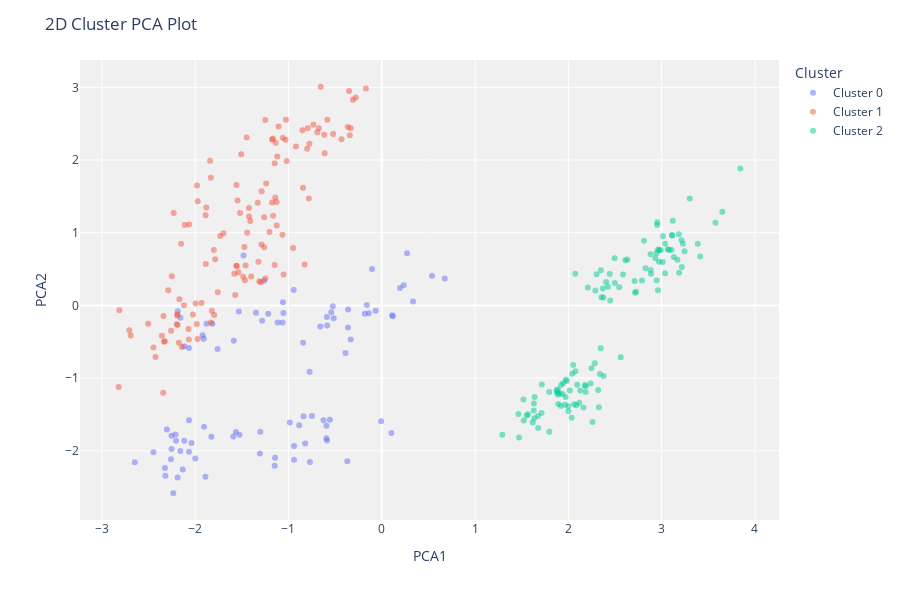
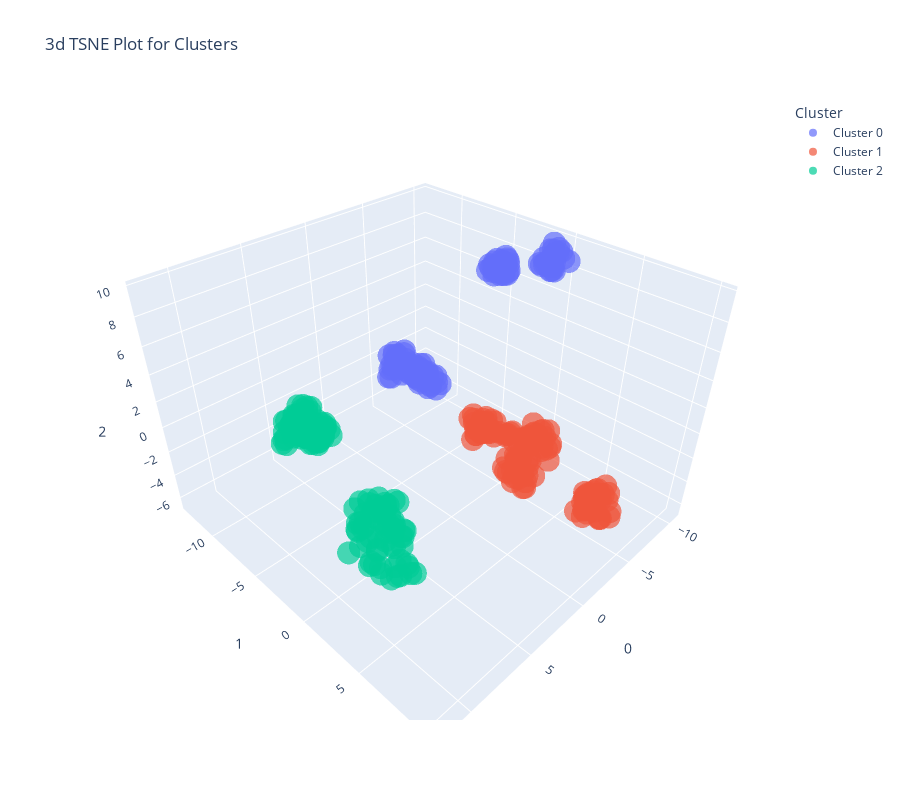

The cell these charts' notebook holds for them, in order:
### Code cell
evaluate_model(model)

### Figure 1 — Plotly figure (JSON) as saved in the notebook; plotly's stock layout.template omitted (floating-point values rounded to 4 significant figures)
{"data": [{"customdata": [["Torgersen"], ["Torgersen"], ["Torgersen"], ["Torgersen"], ["Torgersen"], ["Torgersen"], ["Torgersen"], ["Torgersen"], ["Torgersen"], ["Torgersen"], ["Torgersen"], ["Torgersen"], ["Torgersen"], ["Torgersen"], ["Torgersen"], ["Torgersen"], ["Torgersen"], ["Torgersen"], ["Torgersen"], ["Biscoe"], ["Torgersen"], ["Biscoe"], ["Biscoe"], ["Biscoe"], ["Torgersen"], ["Torgersen"], ["Torgersen"], ["Biscoe"], ["Torgersen"], ["Torgersen"], ["Torgersen"], ["Torgersen"], ["Torgersen"], ["Torgersen"], ["Torgersen"], ["Torgersen"], ["Torgersen"], ["Biscoe"], ["Biscoe"], ["Biscoe"], ["Biscoe"], ["Biscoe"], ["Biscoe"], ["Biscoe"], ["Biscoe"], ["Biscoe"], ["Biscoe"], ["Biscoe"], ["Biscoe"], ["Biscoe"], ["Biscoe"], ["Biscoe"], ["Biscoe"], ["Biscoe"], ["Biscoe"], ["Biscoe"], ["Biscoe"], ["Biscoe"], ["Biscoe"], ["Biscoe"], ["Biscoe"], ["Biscoe"], ["Biscoe"], ["Biscoe"], ["Biscoe"], ["Torgersen"], ["Torgersen"], ["Torgersen"], ["Torgersen"], ["Torgersen"], ["Torgersen"], ["Torgersen"], ["Torgersen"], ["Torgersen"], ["Torgersen"], ["Torgersen"], ["Torgersen"], ["Torgersen"], ["Torgersen"], ["Biscoe"], ["Biscoe"], ["Torgersen"], ["Biscoe"], ["Biscoe"], ["Biscoe"], ["Biscoe"], ["Biscoe"], ["Biscoe"], ["Biscoe"], ["Biscoe"], ["Biscoe"]], "hovertemplate": "Cluster=Cluster 0<br>PCA1=%{x}<br>PCA2=%{y}<br>Feature=%{customdata[0]}<extra></extra>", "legendgroup": "Cluster 0", "marker": {"color": "#636efa", "opacity": 0.5, "symbol": "circle"}, "mode": "markers", "name": "Cluster 0", "orientation": "v", "showlegend": true, "textposition": "top center", "type": "scatter", "x": [-2.067, -2.117, -1.532, -1.76, -2.212, -0.5882, -2.32, -1.349, -1.89, -2.117, -1.525, -1.054, -1.999, -0.9442, -1.592, -1.586, -2.448, -1.059, -2.188, -0.1599, -1.283, 0.1188, -1.144, 0.1112, -0.5255, -2.067, -1.063, -0.5939, -2.235, -1.116, -2.254, -1.921, -2.324, -1.91, -2.133, -1.879, -2.26, 0.3349, -0.7738, -0.5875, 0.2357, 0.2714, 0.1026, 0.6752, -0.9401, -0.541, -0.006628, -0.6582, -0.985, -0.3611, -0.7703, 0.5383, -0.5564, -0.1048, -0.3695, -0.3626, -1.564, -0.7494, -0.585, -0.8853, -0.3885, -0.3324, -0.8381, -0.8432, -1.302, -1.482, -2.648, -1.262, -2.066, -2.159, -1.816, -2.188, -2.254, -1.217, -2.205, -2.158, -2.304, -1.906, -1.827, -0.515, -0.9399, -2.04, -0.6245, -1.148, -0.139, -0.5935, -0.1816, -1.307, 0.1949, -0.821, -0.06501], "xaxis": "x", "y": [-0.5866, -1.862, -0.08387, -0.6, -1.777, -0.1605, -2.343, -0.1014, -2.358, -0.5612, -1.781, -0.1031, -2.107, 0.2133, -1.804, -0.4875, -2.019, 0.04272, -2.367, 0.004795, -0.21, -0.1507, -2.098, -0.1356, -0.01258, -2.013, -0.2365, -1.828, -2.585, -0.2351, -1.976, -0.4112, -2.238, -0.4585, -2.259, -0.254, -2.118, 0.05236, -0.9135, -1.86, 0.2773, 0.7176, -1.757, 0.3683, -1.936, -0.09372, -1.595, -0.2893, -1.612, -0.05702, -2.154, 0.4085, -1.573, 0.5022, -2.145, -0.3034, -1.741, -1.52, -0.278, -1.648, -0.6556, -0.4703, -1.527, -0.5135, -1.738, 0.6873, -2.158, 0.3382, -1.579, -2.003, -0.2512, -0.08093, -1.793, -0.1151, -1.862, -0.1704, -1.706, -1.669, -1.809, -0.1769, -2.124, -1.894, -1.579, -2.205, -0.1092, -1.655, -0.1161, -2.038, 0.2409, -1.899, -0.07409], "yaxis": "y"}, {"customdata": [["Dream"], ["Dream"], ["Dream"], ["Dream"], ["Dream"], ["Dream"], ["Dream"], ["Dream"], ["Dream"], ["Dream"], ["Dream"], ["Dream"], ["Dream"], ["Dream"], ["Dream"], ["Dream"], ["Dream"], ["Dream"], ["Dream"], ["Dream"], ["Dream"], ["Dream"], ["Dream"], ["Dream"], ["Dream"], ["Dream"], ["Dream"], ["Dream"], ["Dream"], ["Dream"], ["Dream"], ["Dream"], ["Dream"], ["Dream"], ["Dream"], ["Dream"], ["Dream"], ["Dream"], ["Dream"], ["Dream"], ["Dream"], ["Dream"], ["Dream"], ["Dream"], ["Dream"], ["Dream"], ["Dream"], ["Dream"], ["Dream"], ["Dream"], ["Dream"], ["Dream"], ["Dream"], ["Dream"], ["Dream"], ["Dream"], ["Dream"], ["Dream"], ["Dream"], ["Dream"], ["Dream"], ["Dream"], ["Dream"], ["Dream"], ["Dream"], ["Dream"], ["Dream"], ["Dream"], ["Dream"], ["Dream"], ["Dream"], ["Dream"], ["Dream"], ["Dream"], ["Dream"], ["Dream"], ["Dream"], ["Dream"], ["Dream"], ["Dream"], ["Dream"], ["Dream"], ["Dream"], ["Dream"], ["Dream"], ["Dream"], ["Dream"], ["Dream"], ["Dream"], ["Dream"], ["Dream"], ["Dream"], ["Dream"], ["Dream"], ["Dream"], ["Dream"], ["Dream"], ["Dream"], ["Dream"], ["Dream"], ["Dream"], ["Dream"], ["Dream"], ["Dream"], ["Dream"], ["Dream"], ["Dream"], ["Dream"], ["Dream"], ["Dream"], ["Dream"], ["Dream"], ["Dream"], ["Dream"], ["Dream"], ["Dream"], ["Dream"], ["Dream"], ["Dream"], ["Dream"], ["Dream"], ["Dream"], ["Dream"]], "hovertemplate": "Cluster=Cluster 1<br>PCA1=%{x}<br>PCA2=%{y}<br>Feature=%{customdata[0]}<extra></extra>", "legendgroup": "Cluster 1", "marker": {"color": "#EF553B", "opacity": 0.5, "symbol": "circle"}, "mode": "markers", "name": "Cluster 1", "orientation": "v", "showlegend": true, "textposition": "top center", "type": "scatter", "x": [-0.432, -1.467, -0.7938, -1.449, -1.558, -1.786, -0.6117, -1.537, -1.128, -1.166, -1.249, -1.107, -0.6741, -1.204, -0.9203, -1.46, -2.024, -1.983, -2.251, -1.323, -1.148, -1.886, -1.176, -1.06, -1.239, -1.995, -0.7998, -1.289, -1.027, -0.3091, -1.473, -1.822, -1.4, -0.733, -1.932, -1.032, -1.571, -0.8506, -0.6897, -0.7756, -0.5837, -1.295, -1.248, -0.3506, -1.486, -1.019, -1.8, -1.053, -0.9503, -1.508, -0.5216, -1.12, -0.8273, -1.261, -0.1699, -1.758, -0.2793, -0.6162, -1.581, -1.138, -1.313, -1.064, -0.3427, -1.555, -0.364, -0.655, -0.3335, -1.126, -2.142, -2.325, -0.8446, -2.12, -1.176, -1.289, -2.192, -1.164, -2.198, -1.41, -2.334, -1.558, -1.423, -1.26, -1.732, -2.343, -1.443, -2.175, -2.066, -1.519, -2.504, -2.071, -1.697, -2.068, -1.141, -1.797, -2.425, -2.82, -1.831, -2.357, -2.151, -2.192, -1.881, -1.974, -1.833, -1.973, -0.7818, -2.814, -1.546, -2.692, -1.424, -2.707, -2.29, -1.148, -1.889, -2.34, -2.112, -1.98, -2.189, -2.169, -2.259, -2.231, -1.329, -2.447, -1.841], "xaxis": "x", "y": [2.287, 0.3469, 2.436, 2.31, 0.5448, 0.6358, 2.094, 0.4574, 1.421, 2.292, 2.549, 2.462, 2.437, 1.01, 2.186, 0.5484, -0.1254, -0.2551, 0.3994, 0.6013, 0.5572, 0.57, 2.283, 2.305, 1.678, 0.02562, 2.155, 0.8379, 2.556, 2.83, 0.8033, -0.07529, 0.3966, 2.487, 0.03372, 2.278, 0.142, 2.408, 2.381, 2.224, 2.554, 0.3187, 0.3685, 2.948, 0.3954, 1.987, 0.7632, 0.4256, 0.7904, 2.08, 2.358, 2.049, 0.5632, 0.801, 2.983, 0.1808, 2.86, 2.349, 0.4344, 2.237, 0.3305, 0.9735, 2.34, 0.5433, 2.453, 3.008, 2.436, 1.098, -0.5711, -0.495, 1.618, 0.002075, 1.414, 1.57, -0.1381, 1.234, -0.2591, 1.16, -0.4998, 1.655, 1.221, 1.211, 0.9545, -1.201, 1.001, -0.5136, 1.114, 1.273, -0.2522, -0.3246, 0.9918, -0.4682, 1.485, -0.1324, -0.7091, -1.122, -0.2352, -0.4166, 0.8482, -0.1241, 1.348, -0.4619, 1.757, 1.434, 1.472, -0.06592, 1.443, -0.4143, 1.34, -0.3415, 0.209, 1.955, 1.24, -0.1448, 1.108, 1.648, -0.2705, 0.08439, -0.3478, 1.271, 1.411, -0.578, 1.989], "yaxis": "y"}, {"customdata": [["Biscoe"], ["Biscoe"], ["Biscoe"], ["Biscoe"], ["Biscoe"], ["Biscoe"], ["Biscoe"], ["Biscoe"], ["Biscoe"], ["Biscoe"], ["Biscoe"], ["Biscoe"], ["Biscoe"], ["Biscoe"], ["Biscoe"], ["Biscoe"], ["Biscoe"], ["Biscoe"], ["Biscoe"], ["Biscoe"], ["Biscoe"], ["Biscoe"], ["Biscoe"], ["Biscoe"], ["Biscoe"], ["Biscoe"], ["Biscoe"], ["Biscoe"], ["Biscoe"], ["Biscoe"], ["Biscoe"], ["Biscoe"], ["Biscoe"], ["Biscoe"], ["Biscoe"], ["Biscoe"], ["Biscoe"], ["Biscoe"], ["Biscoe"], ["Biscoe"], ["Biscoe"], ["Biscoe"], ["Biscoe"], ["Biscoe"], ["Biscoe"], ["Biscoe"], ["Biscoe"], ["Biscoe"], ["Biscoe"], ["Biscoe"], ["Biscoe"], ["Biscoe"], ["Biscoe"], ["Biscoe"], ["Biscoe"], ["Biscoe"], ["Biscoe"], ["Biscoe"], ["Biscoe"], ["Biscoe"], ["Biscoe"], ["Biscoe"], ["Biscoe"], ["Biscoe"], ["Biscoe"], ["Biscoe"], ["Biscoe"], ["Biscoe"], ["Biscoe"], ["Biscoe"], ["Biscoe"], ["Biscoe"], ["Biscoe"], ["Biscoe"], ["Biscoe"], ["Biscoe"], ["Biscoe"], ["Biscoe"], ["Biscoe"], ["Biscoe"], ["Biscoe"], ["Biscoe"], ["Biscoe"], ["Biscoe"], ["Biscoe"], ["Biscoe"], ["Biscoe"], ["Biscoe"], ["Biscoe"], ["Biscoe"], ["Biscoe"], ["Biscoe"], ["Biscoe"], ["Biscoe"], ["Biscoe"], ["Biscoe"], ["Biscoe"], ["Biscoe"], ["Biscoe"], ["Biscoe"], ["Biscoe"], ["Biscoe"], ["Biscoe"], ["Biscoe"], ["Biscoe"], ["Biscoe"], ["Biscoe"], ["Biscoe"], ["Biscoe"], ["Biscoe"], ["Biscoe"], ["Biscoe"], ["Biscoe"], ["Biscoe"], ["Biscoe"], ["Biscoe"], ["Biscoe"], ["Biscoe"], ["Biscoe"]], "hovertemplate": "Cluster=Cluster 2<br>PCA1=%{x}<br>PCA2=%{y}<br>Feature=%{customdata[0]}<extra></extra>", "legendgroup": "Cluster 2", "marker": {"color": "#00cc96", "opacity": 0.5, "symbol": "circle"}, "mode": "markers", "name": "Cluster 2", "orientation": "v", "showlegend": true, "textposition": "top center", "type": "scatter", "x": [2.32, 3.067, 3.651, 1.971, 3.185, 1.638, 2.499, 2.347, 1.634, 3.015, 1.553, 2.443, 3.387, 2.177, 2.946, 2.095, 2.497, 1.797, 2.369, 1.677, 2.545, 1.877, 1.964, 2.725, 3.011, 1.923, 3.214, 2.001, 3.217, 3.106, 2.053, 3.301, 2.282, 2.075, 1.618, 2.303, 1.292, 3.077, 1.713, 2.406, 2.959, 2.035, 2.162, 2.974, 2.328, 2.29, 2.015, 2.961, 1.631, 2.883, 2.238, 1.63, 2.376, 2.61, 3.844, 1.519, 2.932, 1.472, 3.414, 1.874, 2.886, 2.633, 2.129, 2.561, 1.795, 2.259, 2.354, 2.79, 1.944, 2.973, 2.71, 1.675, 1.888, 2.208, 2.063, 1.522, 1.464, 1.983, 2.882, 2.0, 2.951, 1.919, 3.037, 2.186, 3.12, 3.038, 2.249, 1.906, 2.99, 1.937, 2.945, 2.349, 2.379, 1.716, 2.811, 2.953, 2.449, 2.042, 2.119, 3.131, 1.569, 2.715, 1.892, 3.577, 2.186, 3.111, 3.228, 2.827, 2.087, 2.077, 2.425, 2.587, 2.339, 1.973, 3.246, 1.889, 3.114, 3.17, 3.187], "xaxis": "x", "y": [-1.165, 0.7711, 1.29, -1.26, 0.9782, -1.261, 0.3066, -0.5897, -1.551, 0.9529, -1.514, 0.4309, 0.8469, -1.096, 0.3432, -1.092, 0.6497, -1.739, 0.234, -1.687, 0.2507, -1.2, -1.367, 0.1861, 0.5954, -1.097, 0.8945, -1.456, 0.5279, 0.7622, -0.8202, 1.471, -0.7958, 0.4346, -1.611, 0.4269, -1.78, 0.7657, -1.479, 0.3206, 0.767, -1.547, -1.406, 0.762, -1.401, 0.2048, -1.172, 0.209, -1.349, 0.4859, -1.076, -1.446, 0.1073, 0.6204, 1.882, -1.295, 0.6502, -1.817, 0.6738, -1.169, 0.4337, 0.6302, -1.17, -0.7147, -1.19, -1.605, 0.112, 0.3432, -1.072, 0.6003, 0.3348, -1.523, -1.226, 0.2457, -1.36, -1.583, -1.494, -1.042, 0.7026, -1.388, 1.106, -1.383, 0.4412, -1.113, 1.165, 0.849, -0.8665, -1.211, 0.7575, -1.221, 0.7188, 0.4843, -0.9704, -1.09, 0.8906, 1.145, 0.06583, -0.9398, -1.338, 0.6663, -1.498, 0.1733, -1.357, 1.138, -1.193, 0.9689, 0.8468, 0.5093, -1.374, -0.9063, 0.2572, 0.4253, -0.9437, -1.023, 0.7446, -1.156, 0.9621, 0.6282, 0.4484], "yaxis": "y"}], "layout": {"height": 600, "legend": {"title": {"text": "Cluster"}, "tracegroupgap": 0}, "margin": {"t": 60}, "plot_bgcolor": "rgb(240,240,240)", "title": {"text": "2D Cluster PCA Plot"}, "xaxis": {"anchor": "y", "domain": [0, 1], "title": {"text": "PCA1"}}, "yaxis": {"anchor": "x", "domain": [0, 1], "title": {"text": "PCA2"}}}}

### Figure 2 — Plotly figure (JSON) as saved in the notebook; plotly's stock layout.template omitted (floating-point values rounded to 4 significant figures)
{"data": [{"customdata": [["Torgersen"], ["Torgersen"], ["Torgersen"], ["Torgersen"], ["Torgersen"], ["Torgersen"], ["Torgersen"], ["Torgersen"], ["Torgersen"], ["Torgersen"], ["Torgersen"], ["Torgersen"], ["Torgersen"], ["Torgersen"], ["Torgersen"], ["Torgersen"], ["Torgersen"], ["Torgersen"], ["Torgersen"], ["Biscoe"], ["Torgersen"], ["Biscoe"], ["Biscoe"], ["Biscoe"], ["Torgersen"], ["Torgersen"], ["Torgersen"], ["Biscoe"], ["Torgersen"], ["Torgersen"], ["Torgersen"], ["Torgersen"], ["Torgersen"], ["Torgersen"], ["Torgersen"], ["Torgersen"], ["Torgersen"], ["Biscoe"], ["Biscoe"], ["Biscoe"], ["Biscoe"], ["Biscoe"], ["Biscoe"], ["Biscoe"], ["Biscoe"], ["Biscoe"], ["Biscoe"], ["Biscoe"], ["Biscoe"], ["Biscoe"], ["Biscoe"], ["Biscoe"], ["Biscoe"], ["Biscoe"], ["Biscoe"], ["Biscoe"], ["Biscoe"], ["Biscoe"], ["Biscoe"], ["Biscoe"], ["Biscoe"], ["Biscoe"], ["Biscoe"], ["Biscoe"], ["Biscoe"], ["Torgersen"], ["Torgersen"], ["Torgersen"], ["Torgersen"], ["Torgersen"], ["Torgersen"], ["Torgersen"], ["Torgersen"], ["Torgersen"], ["Torgersen"], ["Torgersen"], ["Torgersen"], ["Torgersen"], ["Torgersen"], ["Biscoe"], ["Biscoe"], ["Torgersen"], ["Biscoe"], ["Biscoe"], ["Biscoe"], ["Biscoe"], ["Biscoe"], ["Biscoe"], ["Biscoe"], ["Biscoe"], ["Biscoe"]], "hovertemplate": "Cluster=Cluster 0<br>0=%{x}<br>1=%{y}<br>2=%{z}<br>Feature=%{customdata[0]}<extra></extra>", "legendgroup": "Cluster 0", "marker": {"color": "#636efa", "opacity": 0.7, "symbol": "circle"}, "mode": "markers", "name": "Cluster 0", "scene": "scene", "showlegend": true, "type": "scatter3d", "x": [-8.967, -8.2, -9.953, -8.629, -7.89, -9.892, -7.464, -9.73, -7.941, -8.752, -8.898, -9.794, -7.702, -10.23, -8.68, -9.281, -7.372, -9.635, -7.787, 2.4, -9.647, 2.95, 0.9912, 2.876, -10.48, -8.337, -9.619, 1.404, -7.757, -10.01, -8.629, -9.182, -7.736, -9.498, -7.714, -8.978, -8.31, 3.057, 1.288, 1.706, 2.674, 2.607, 1.947, 2.918, 1.39, 1.879, 1.917, 2.106, 0.8415, 1.887, 1.406, 2.646, 1.803, 2.191, 1.531, 2.13, 1.055, 1.692, 2.31, 1.256, 2.468, 2.405, 1.287, 1.982, 1.166, -9.924, -7.352, -9.604, -8.097, -7.973, -8.591, -8.999, -8.781, -9.154, -8.399, -9.114, -7.761, -8.467, -8.575, 2.124, 1.144, -8.257, 1.724, 1.09, 2.582, 1.735, 2.687, 0.7123, 2.697, 1.179, 2.396], "y": [-1.114, -3.442, -0.6475, -0.4044, -2.781, -0.7554, -3.89, -0.5543, -4.02, -0.7828, -3.587, -0.7136, -3.291, -0.3666, -3.559, -1.027, -2.918, -0.2092, -4.293, -0.007672, -0.5572, -0.3504, -4.004, -0.2251, -0.7888, -4.128, -0.8022, -3.223, -4.425, -0.8061, -3.794, -0.383, -3.972, -1.09, -3.824, -0.03113, -4.306, 0.06107, -2.136, -3.752, 0.5292, 0.9857, -3.813, 0.8314, -3.861, -0.04425, -3.637, -0.773, -3.285, 0.2304, -4.311, 0.9934, -3.526, 0.8681, -4.127, -0.3259, -3.296, -3.374, -0.8809, -2.721, -1.132, -0.7427, -2.629, -0.9389, -3.235, 0.4848, -3.292, 0.2655, -3.012, -3.158, 0.205, 0.06753, -3.866, -0.1688, -3.254, -0.2353, -2.909, -3.52, -3.246, -0.5138, -4.014, -3.687, -3.328, -4.176, -0.2849, -3.42, -0.4772, -3.615, 0.4185, -3.376, 0.05079], "z": [8.52, 8.092, 8.431, 8.911, 7.764, 9.746, 7.812, 8.865, 7.105, 8.57, 7.762, 9.323, 7.437, 9.194, 8.181, 8.832, 7.962, 9.343, 7.808, 5.773, 8.895, 5.565, 4.656, 5.616, 9.207, 8.071, 9.363, 3.773, 7.364, 8.876, 7.014, 8.21, 7.836, 8.292, 7.473, 8.464, 7.852, 5.42, 4.063, 4.365, 5.345, 5.697, 3.554, 5.513, 4.87, 5.294, 3.607, 5.529, 4.24, 5.422, 4.654, 5.248, 4.213, 5.333, 3.802, 5.044, 5.275, 4.719, 5.605, 4.11, 5.967, 5.871, 4.076, 5.76, 5.155, 8.874, 7.757, 9.123, 8.418, 7.391, 8.862, 8.38, 7.467, 9.404, 7.26, 8.272, 8.3, 8.429, 7.458, 5.997, 4.399, 8.158, 4.536, 4.809, 5.181, 4.453, 5.28, 4.395, 5.087, 3.97, 5.868]}, {"customdata": [["Dream"], ["Dream"], ["Dream"], ["Dream"], ["Dream"], ["Dream"], ["Dream"], ["Dream"], ["Dream"], ["Dream"], ["Dream"], ["Dream"], ["Dream"], ["Dream"], ["Dream"], ["Dream"], ["Dream"], ["Dream"], ["Dream"], ["Dream"], ["Dream"], ["Dream"], ["Dream"], ["Dream"], ["Dream"], ["Dream"], ["Dream"], ["Dream"], ["Dream"], ["Dream"], ["Dream"], ["Dream"], ["Dream"], ["Dream"], ["Dream"], ["Dream"], ["Dream"], ["Dream"], ["Dream"], ["Dream"], ["Dream"], ["Dream"], ["Dream"], ["Dream"], ["Dream"], ["Dream"], ["Dream"], ["Dream"], ["Dream"], ["Dream"], ["Dream"], ["Dream"], ["Dream"], ["Dream"], ["Dream"], ["Dream"], ["Dream"], ["Dream"], ["Dream"], ["Dream"], ["Dream"], ["Dream"], ["Dream"], ["Dream"], ["Dream"], ["Dream"], ["Dream"], ["Dream"], ["Dream"], ["Dream"], ["Dream"], ["Dream"], ["Dream"], ["Dream"], ["Dream"], ["Dream"], ["Dream"], ["Dream"], ["Dream"], ["Dream"], ["Dream"], ["Dream"], ["Dream"], ["Dream"], ["Dream"], ["Dream"], ["Dream"], ["Dream"], ["Dream"], ["Dream"], ["Dream"], ["Dream"], ["Dream"], ["Dream"], ["Dream"], ["Dream"], ["Dream"], ["Dream"], ["Dream"], ["Dream"], ["Dream"], ["Dream"], ["Dream"], ["Dream"], ["Dream"], ["Dream"], ["Dream"], ["Dream"], ["Dream"], ["Dream"], ["Dream"], ["Dream"], ["Dream"], ["Dream"], ["Dream"], ["Dream"], ["Dream"], ["Dream"], ["Dream"], ["Dream"], ["Dream"], ["Dream"], ["Dream"]], "hovertemplate": "Cluster=Cluster 1<br>0=%{x}<br>1=%{y}<br>2=%{z}<br>Feature=%{customdata[0]}<extra></extra>", "legendgroup": "Cluster 1", "marker": {"color": "#EF553B", "opacity": 0.7, "symbol": "circle"}, "mode": "markers", "name": "Cluster 1", "scene": "scene", "showlegend": true, "type": "scatter3d", "x": [-2.69, -8.775, -2.722, -4.205, -9.492, -8.999, -2.411, -8.4, -9.042, -3.709, -3.76, -3.524, -2.9, -9.883, -2.993, -9.087, -8.089, -7.541, -7.873, -9.484, -10.11, -8.788, -3.941, -3.309, -4.043, -7.666, -3.384, -10.04, -3.603, -1.973, -9.062, -7.864, -9.191, -2.565, -7.787, -3.953, -8.659, -2.486, -2.841, -2.813, -2.452, -8.717, -9.43, -2.669, -9.978, -3.563, -9.417, -9.527, -9.739, -4.498, -2.365, -3.717, -9.963, -9.764, -1.654, -8.797, -2.065, -1.882, -8.54, -3.85, -9.425, -9.62, -2.115, -9.139, -1.563, -2.579, -1.812, -9.887, -6.868, -6.392, -1.298, -5.749, -1.554, -2.226, -5.495, -1.1, -6.519, -2.382, -5.934, -1.819, -1.507, -1.73, -2.792, -6.524, -2.593, -6.46, -2.56, -1.695, -6.159, -5.479, -2.309, -5.956, -1.765, -6.905, -6.233, -6.785, -5.044, -7.59, -2.303, -6.679, -2.448, -5.883, -1.835, -2.037, -1.377, -6.255, -1.204, -6.598, -2.161, -6.113, -7.423, -1.901, -2.064, -5.757, -2.104, -2.308, -6.039, -5.879, -5.768, -2.906, -1.229, -6.89, -1.966], "y": [8.67, -0.8081, 8.937, 8.789, -0.5702, 0.07974, 8.045, -0.2692, 1.249, 8.461, 9.301, 9.096, 9.06, 0.7029, 8.232, -0.2024, -2.15, -2.383, -0.3161, -0.1679, -0.422, -0.0561, 8.614, 8.524, 7.534, -1.422, 8.304, 0.3301, 9.355, 9.912, 0.529, -1.901, -0.7995, 9.084, -1.717, 8.74, -1.484, 8.841, 8.874, 8.308, 9.282, -0.7405, -0.9007, 10.16, -1.051, 7.858, 0.257, -0.8677, 0.09916, 8.125, 8.745, 8.007, -0.5023, 0.2466, 10.09, -1.857, 9.95, 8.738, -0.4274, 8.534, -1.077, 0.6024, 8.724, -0.2835, 9.062, 10.21, 8.927, 0.7507, -3.416, -3.217, 4.894, -1.993, 4.149, 4.316, -2.399, 4.06, -2.549, 3.493, -3.291, 4.562, 3.165, 3.705, 3.137, -4.41, 3.314, -3.317, 3.132, 3.546, -2.507, -2.86, 3.393, -3.451, 4.577, -2.33, -3.725, -4.316, -2.777, -2.851, 2.593, -2.236, 3.306, -3.198, 4.455, 3.841, 4.701, -2.113, 3.209, -2.937, 4.044, -2.816, -1.044, 5.055, 3.489, -2.335, 3.369, 4.285, -2.629, -1.85, -2.879, 3.115, 3.592, -3.415, 4.632], "z": [-2.722, -5.636, -1.503, -1.395, -5.169, -4.777, -2.769, -5.633, -6.494, -1.629, -1.396, -1.458, -2.434, -6.01, -1.767, -5.337, -5.526, -5.015, -4.659, -5.398, -5.238, -4.594, -2.01, -1.471, -2.6, -4.633, -2.603, -4.771, -1.82, -1.787, -5.982, -5.162, -5.526, -1.438, -5.002, -2.388, -5.765, -1.154, -2.114, -1.908, -1.648, -6.134, -5.771, -2.029, -4.801, -2.466, -4.441, -6.528, -6.272, -2.272, -2.146, -2.185, -6.163, -5.293, -1.527, -6.284, -1.875, -1.274, -5.389, -2.001, -5.715, -6.118, -2.571, -5.228, -1.382, -1.5, -1.741, -5.717, -4.348, -4.097, -2.122, -3.887, -1.992, -2.047, -4.01, -2.023, -4.216, -2.425, -4.344, -1.024, -1.972, -2.269, -2.418, -4.259, -2.556, -4.887, -1.537, -1.76, -3.445, -4.399, -2.072, -3.917, -2.138, -5.005, -3.829, -4.012, -4.56, -4.334, -1.684, -4.392, -1.495, -4.788, -0.5693, -0.8822, -2.311, -3.088, -1.478, -3.458, -2.056, -3.315, -4.222, -1.45, -1.26, -3.712, -0.9141, -0.6975, -4.362, -3.861, -3.98, -1.417, -1.682, -4.303, -0.5289]}, {"customdata": [["Biscoe"], ["Biscoe"], ["Biscoe"], ["Biscoe"], ["Biscoe"], ["Biscoe"], ["Biscoe"], ["Biscoe"], ["Biscoe"], ["Biscoe"], ["Biscoe"], ["Biscoe"], ["Biscoe"], ["Biscoe"], ["Biscoe"], ["Biscoe"], ["Biscoe"], ["Biscoe"], ["Biscoe"], ["Biscoe"], ["Biscoe"], ["Biscoe"], ["Biscoe"], ["Biscoe"], ["Biscoe"], ["Biscoe"], ["Biscoe"], ["Biscoe"], ["Biscoe"], ["Biscoe"], ["Biscoe"], ["Biscoe"], ["Biscoe"], ["Biscoe"], ["Biscoe"], ["Biscoe"], ["Biscoe"], ["Biscoe"], ["Biscoe"], ["Biscoe"], ["Biscoe"], ["Biscoe"], ["Biscoe"], ["Biscoe"], ["Biscoe"], ["Biscoe"], ["Biscoe"], ["Biscoe"], ["Biscoe"], ["Biscoe"], ["Biscoe"], ["Biscoe"], ["Biscoe"], ["Biscoe"], ["Biscoe"], ["Biscoe"], ["Biscoe"], ["Biscoe"], ["Biscoe"], ["Biscoe"], ["Biscoe"], ["Biscoe"], ["Biscoe"], ["Biscoe"], ["Biscoe"], ["Biscoe"], ["Biscoe"], ["Biscoe"], ["Biscoe"], ["Biscoe"], ["Biscoe"], ["Biscoe"], ["Biscoe"], ["Biscoe"], ["Biscoe"], ["Biscoe"], ["Biscoe"], ["Biscoe"], ["Biscoe"], ["Biscoe"], ["Biscoe"], ["Biscoe"], ["Biscoe"], ["Biscoe"], ["Biscoe"], ["Biscoe"], ["Biscoe"], ["Biscoe"], ["Biscoe"], ["Biscoe"], ["Biscoe"], ["Biscoe"], ["Biscoe"], ["Biscoe"], ["Biscoe"], ["Biscoe"], ["Biscoe"], ["Biscoe"], ["Biscoe"], ["Biscoe"], ["Biscoe"], ["Biscoe"], ["Biscoe"], ["Biscoe"], ["Biscoe"], ["Biscoe"], ["Biscoe"], ["Biscoe"], ["Biscoe"], ["Biscoe"], ["Biscoe"], ["Biscoe"], ["Biscoe"], ["Biscoe"], ["Biscoe"], ["Biscoe"], ["Biscoe"], ["Biscoe"], ["Biscoe"]], "hovertemplate": "Cluster=Cluster 2<br>0=%{x}<br>1=%{y}<br>2=%{z}<br>Feature=%{customdata[0]}<extra></extra>", "legendgroup": "Cluster 2", "marker": {"color": "#00cc96", "opacity": 0.7, "symbol": "circle"}, "mode": "markers", "name": "Cluster 2", "scene": "scene", "showlegend": true, "type": "scatter3d", "x": [3.541, 11.56, 10.66, 3.21, 10.67, 4.581, 9.803, 1.917, 5.021, 9.928, 5.318, 10.05, 11.63, 3.268, 9.824, 4.057, 10.45, 5.85, 9.022, 4.866, 8.715, 3.833, 3.662, 8.974, 10.1, 2.311, 11.28, 3.912, 9.098, 10.62, 2.644, 10.64, 2.364, 9.931, 4.537, 10.07, 4.641, 10.91, 3.901, 8.439, 10.27, 5.651, 5.242, 9.979, 5.322, 9.333, 3.378, 8.51, 3.73, 8.614, 3.405, 3.7, 8.422, 10.24, 10.64, 3.273, 10.76, 4.952, 11.5, 3.413, 8.995, 10.46, 4.111, 2.371, 2.994, 5.761, 8.723, 9.702, 2.424, 9.86, 8.682, 5.24, 4.21, 9.056, 4.216, 4.483, 4.827, 2.708, 9.865, 4.469, 11.07, 4.918, 8.739, 3.103, 10.89, 9.853, 2.723, 3.775, 10.78, 4.263, 9.476, 8.877, 3.06, 2.199, 10.04, 10.65, 8.236, 2.118, 4.454, 9.793, 3.896, 8.4, 3.548, 10.59, 3.784, 11.37, 11.45, 11.92, 5.0, 2.481, 8.517, 8.853, 3.341, 2.913, 11.63, 2.684, 11.36, 9.566, 9.395], "y": [-11.31, 4.549, 7.036, -10.15, 6.092, -10.94, 2.528, -12.73, -9.549, 5.902, -10.24, 2.73, 5.396, -11.73, 3.249, -12.55, 2.997, -10.35, 2.585, -8.917, 2.984, -11.38, -9.626, 3.029, 4.171, -10.13, 5.669, -9.402, 5.05, 4.838, -12.74, 7.175, -12.58, 2.233, -8.873, 2.363, -8.237, 5.035, -9.001, 3.547, 4.947, -10.92, -11.4, 5.28, -11.2, 2.278, -11.13, 3.724, -9.471, 4.634, -12.14, -8.898, 2.497, 3.753, 7.5, -9.155, 3.969, -8.454, 4.336, -11.13, 4.146, 3.405, -12.13, -13.05, -9.974, -11.03, 2.446, 3.146, -10.52, 4.457, 3.509, -9.987, -11.94, 2.461, -10.39, -8.893, -9.515, -11.22, 5.002, -10.59, 6.213, -11.43, 4.27, -11.25, 6.465, 5.667, -12.63, -11.24, 4.904, -11.75, 5.317, 3.408, -12.64, -10.12, 5.755, 6.441, 2.682, -10.89, -10.83, 4.982, -8.72, 3.092, -9.763, 6.855, -11.69, 5.829, 5.425, 4.01, -11.62, -12.06, 2.896, 3.599, -12.92, -11.85, 5.252, -10.35, 4.886, 4.875, 4.03], "z": [-4.365, 1.737, 1.477, -2.423, 0.7945, -1.791, 2.284, -3.185, -2.47, 2.215, -1.975, 1.11, 1.319, -3.371, 2.9, -3.789, 1.505, -2.662, 1.142, -2.853, 1.153, -3.438, -3.764, 2.34, 2.404, -3.641, 0.8656, -3.752, 1.517, 1.916, -3.342, 1.112, -2.839, 0.167, -2.814, 1.864, -2.484, 1.302, -2.996, 0.08087, 1.508, -3.201, -3.009, 1.036, -3.962, 0.9384, -3.983, 2.33, -2.456, 0.8346, -2.994, -2.761, 0.8729, 0.8703, 1.379, -2.417, 2.222, -2.552, 2.606, -3.843, 1.5, 1.438, -3.242, -2.947, -2.697, -3.523, 1.269, 2.486, -3.729, 2.024, 1.181, -2.361, -4.293, 0.7283, -3.463, -2.526, -2.097, -3.493, 0.95, -3.501, 0.319, -2.212, 2.695, -4.133, 0.5492, 2.026, -2.941, -3.284, 1.235, -2.939, 0.8163, 0.146, -2.427, -4.242, 0.5326, 0.4088, 1.043, -3.594, -3.379, 1.748, -2.797, 1.5, -2.86, 1.498, -2.363, 0.5987, 1.025, 1.16, -2.331, -2.948, 0.7005, 0.7665, -3.29, -2.668, 0.9614, -3.778, 2.175, 2.068, 2.884]}], "layout": {"height": 800, "legend": {"title": {"text": "Cluster"}, "tracegroupgap": 0}, "scene": {"domain": {"x": [0, 1], "y": [0, 1]}, "xaxis": {"title": {"text": "0"}}, "yaxis": {"title": {"text": "1"}}, "zaxis": {"title": {"text": "2"}}}, "title": {"text": "3d TSNE Plot for Clusters"}, "width": 900}}
